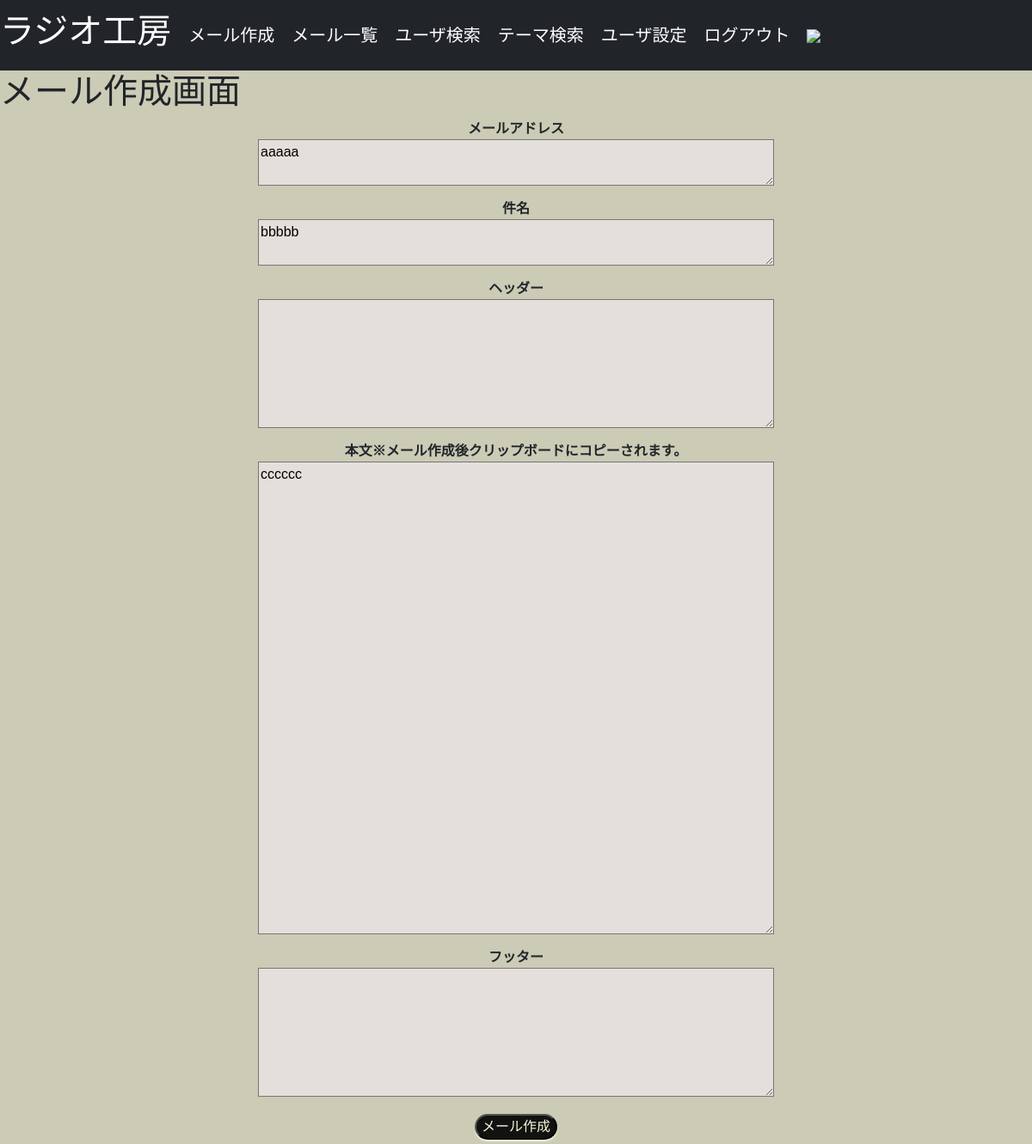
Page /mail/1 (signed in) on the earlier database version.
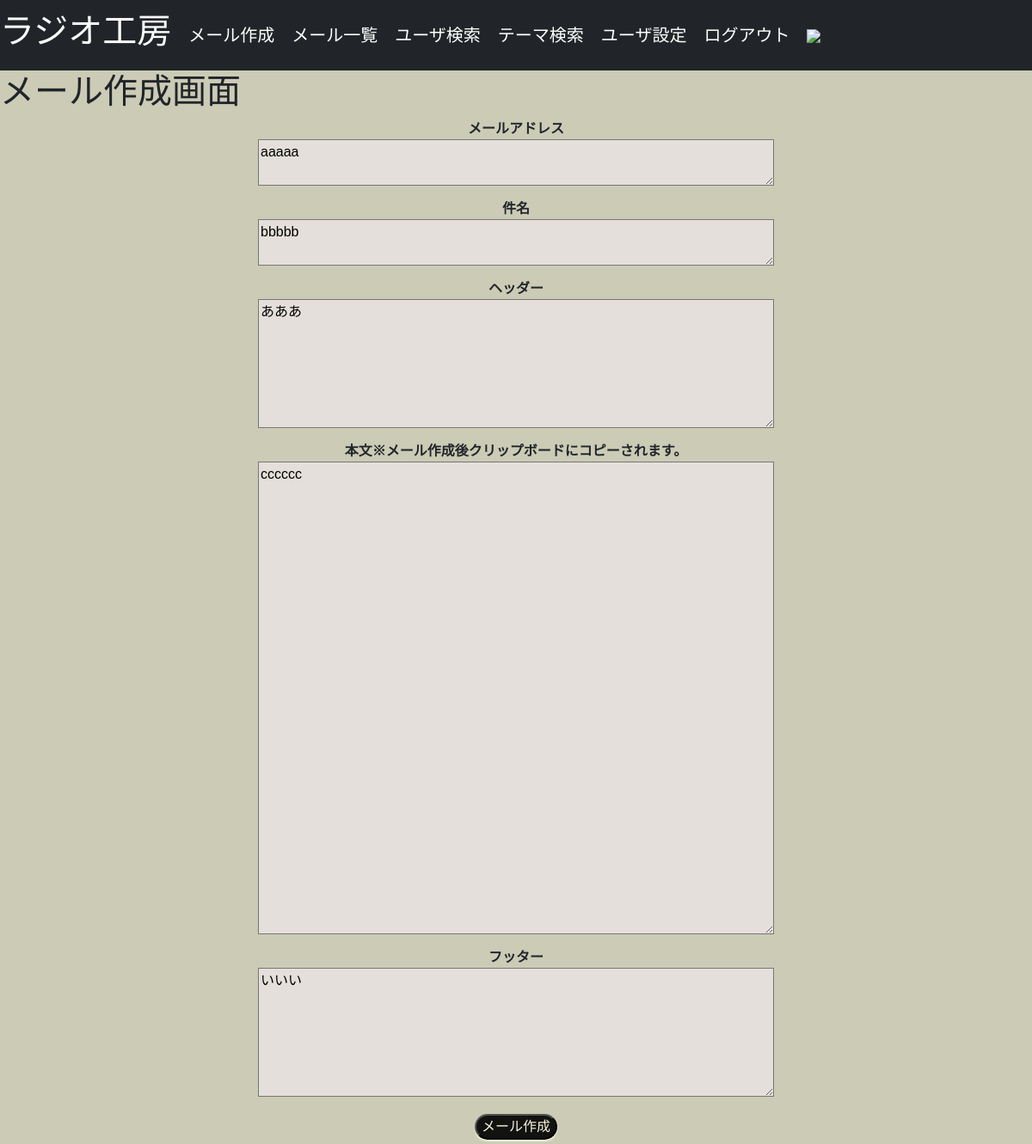
Same page on the later database version.
### flaskr/models.py (models this page shows, shortened)
class User(UserMixin, db.Model):
    __tablename__ = 'users'
    id = db.Column(db.Integer, primary_key=True)
    username = db.Column(db.String(64), index=True)
    email = db.Column(db.String(64), unique=True, index=True)
    password = db.Column(
        db.String(128),
        default=generate_password_hash('snsflaskapp')
    )
    picture_path = db.Column(db.Text, default='no_image/no_image.jpg')
    header = db.Column(db.String(300), index=True, nullable=True)
    footer = db.Column(db.String(300), index=True, nullable=True)
    is_active = db.Column(db.Boolean, unique=False, default=False)
    create_at = db.Column(db.DateTime, default=datetime.now)
    update_at = db.Column(db.DateTime, default=datetime.now)
    @classmethod
    def select_user_by_id(cls, id):
        return cls.query.get(id)

### flaskr/views.py (the view, shortened to what this page needs)
@bp.route('/mail/<int:id>', methods=['GET', 'POST'])
def mail2(id):
    form = MailForm(request.form)
    if request.method == 'GET' :
        user = User.select_user_by_id(current_user.get_id())
        form.header.data = user.header
        form.footer.data = user.footer
        r_mail = Mail.select_mail_by_id(id)
        form.to_email.data = r_mail.to_email
        form.mail_topic.data = r_mail.mail_topic
        form.mail_message.data = r_mail.mail_message
    return render_template('mail.html', form = form)

### flaskr/forms.py
class MailForm(Form):
    to_email = TextAreaField('メールアドレス')
    mail_topic = TextAreaField('件名')
    header = TextAreaField('ヘッダー')
    mail_message = TextAreaField('本文※メール作成後クリップボードにコピーされます。')
    footer = TextAreaField('フッター')
    submit = SubmitField('メール作成')

### flaskr/models.py (called while the page is built)
@login_manager.user_loader
def load_user(user_id):
    return User.query.get(user_id)

    @classmethod
    def select_mail_by_id(cls, id):
        return cls.query.filter(cls.id==id).first()

### flaskr/templates/mail.html (shortened to what this page needs)
{% from "_formhelpers.html" import render_field %}
{% extends "base.html" %}
{% block content %}
<h1>メール作成画面</h1>
<div class="row">
    <form class="mail" method="POST">
    {{ render_field(form.to_email) }}
    {{ render_field(form.mail_topic) }}
    {% if current_user.is_authenticated %}
    {{ render_field(form.header) }}
    {% endif %}
    {{ render_field(form.mail_message) }}
    {% if current_user.is_authenticated %}
    {{ render_field(form.footer) }}
    {% endif %}
    {{ form.submit }}
    </form>
</div>
{% endblock %}

### flaskr/templates/_formhelpers.html (shortened to what this page needs)
{% macro render_field(field) %}
<dt>
    {{ field.label}}
        <dd>
            {{ field(**kwargs) | safe }}
        </dd>
</dt>
{% endmacro %}

Differences in the rows shown:
now on this page (row edited): User: header "あああ", footer "いいい"
